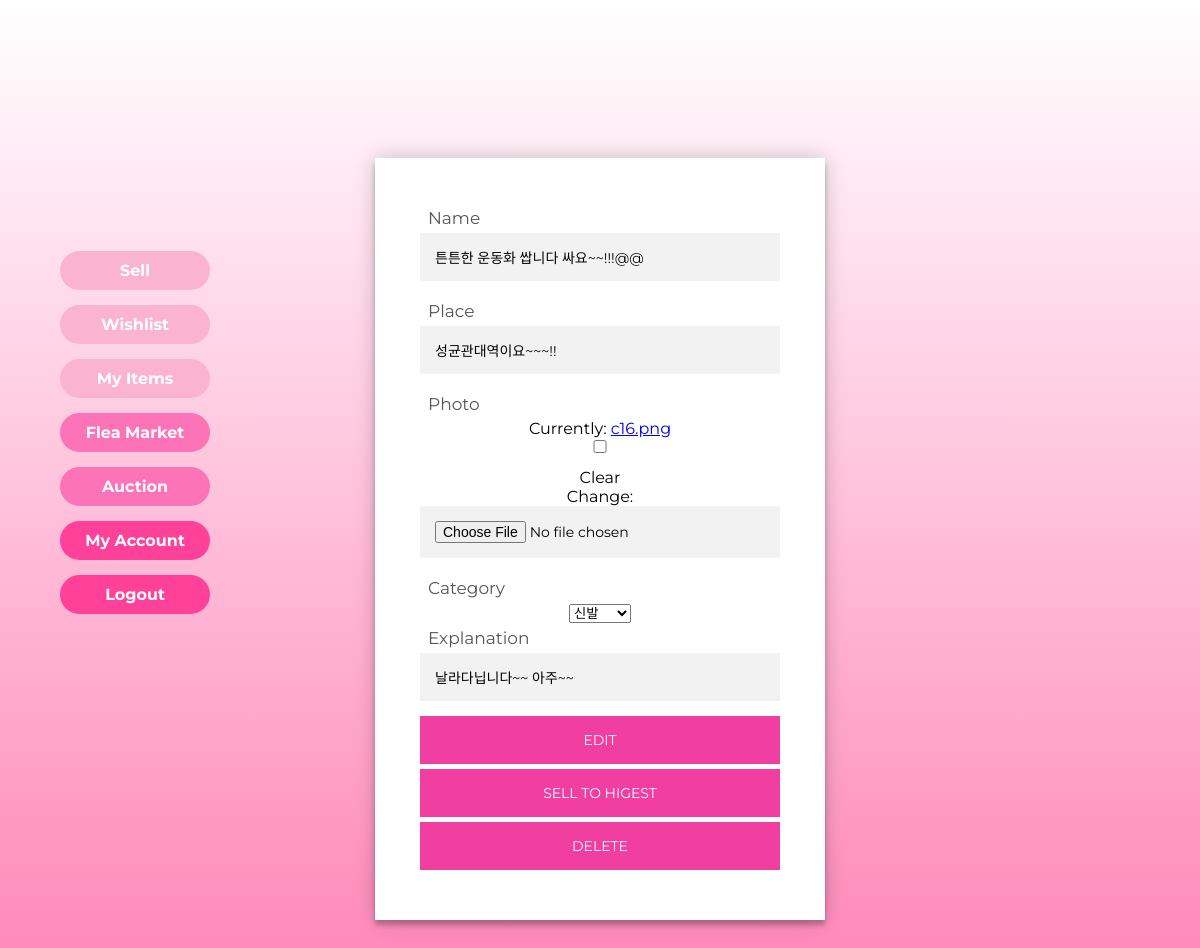
/sell/22/ (signed in), run on an earlier commit of the app's database.
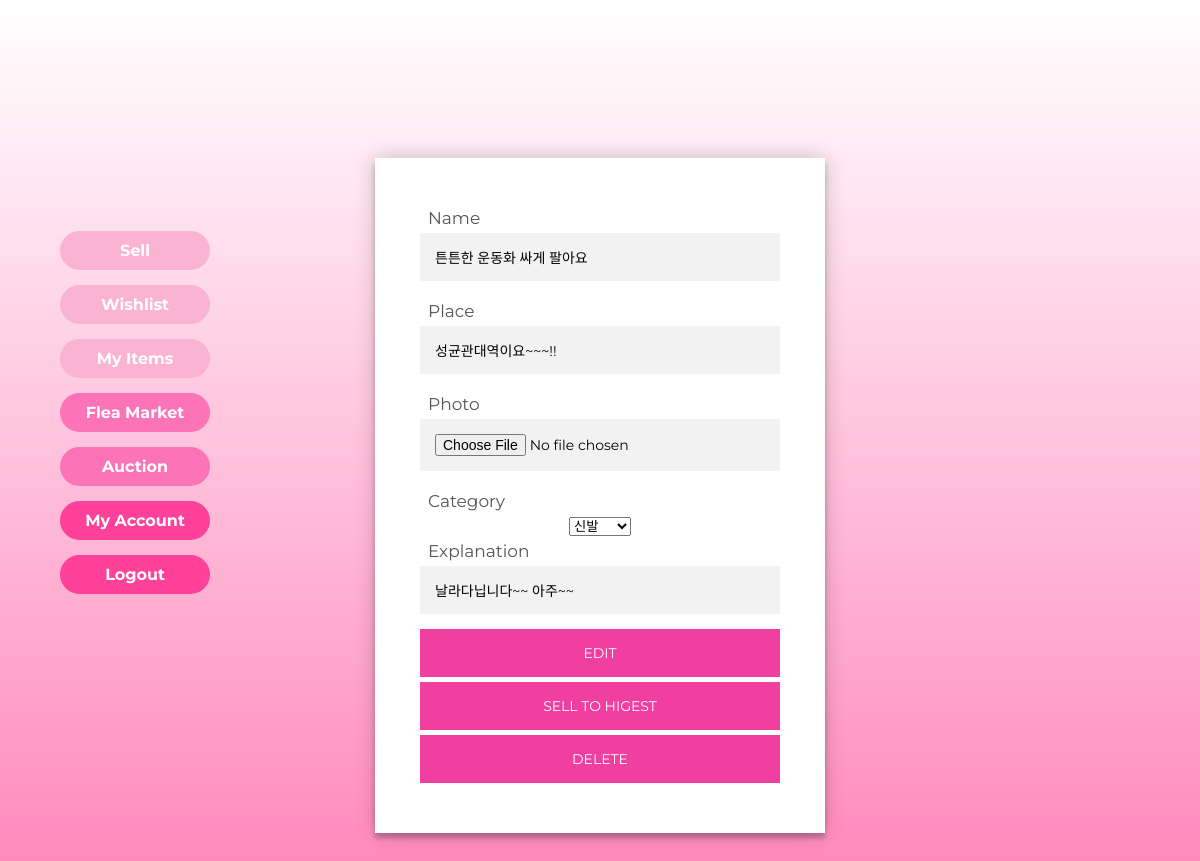
And on a later commit of the database.
### home/models.py (models this page shows)
class Product(models.Model):
	SELLTYPES = (('F', 'Flea'), ('A', 'Auction'))
	selltype = models.CharField(max_length=1, default='F', choices=SELLTYPES)
	STATUSTYPES = (('S', 'Sold'), ('E', 'Expired'), ('R', 'Running')) # 팔림, 안팔림, 현재진행형
	statustype = models.CharField(max_length=1, default='R', choices=STATUSTYPES)
	EXPIREDATE = (('3', '3 Days'), ('7', '7 days'), ('0', '30 days'))
	expirechoice = models.CharField(max_length=1, default='3', choices=EXPIREDATE)
	expire = models.DateTimeField(default=timezone.now() + timedelta(days=3))
	highest_price = models.IntegerField(default=0) # auction이더라도 천장 가격 내면 바로 살 수 있게 하자
	basic_price =  models.IntegerField(default=0) #옥션이라도 최저가 쓰게 하자
	current_price = models.IntegerField(default=0) # 마지막 가격이기도 하지
	buyer = models.ForeignKey(User, on_delete=models.SET_NULL, related_name='buyer', null=True)
	seller = models.ForeignKey(User, on_delete=models.CASCADE, related_name='seller')
	pid = models.AutoField(primary_key=True)
	name = models.CharField(max_length=300)
	place = models.CharField(max_length=300)
	photo = models.ImageField(blank=True, null=True) #https://wayhome25.github.io/django/2017/05/10/media-file/
	category = models.ForeignKey(Category, on_delete=models.SET_NULL, null=True)
	explanation = models.CharField(max_length=1000, null=True) # string field 같은 게 있었나?? 찾아보기

### home/views.py (the view, shortened to what this page needs)
# urls.py: path('sell/<pid>/', views.editProduct, name='editProduct'),
def editProduct(request, pid):
	try:
		product = Product.objects.get(pid=pid)
	except:
		return redirect('/')
	userid = request.session.get('userid', False)
	if userid == False : # 로그인 안되어있으면
		return redirect('/login')
	elif userid != product.seller.userid :
		return redirect('/')
	sell_type = str(product.selltype)
	form = None
	if product.selltype == 'F':
		form = EditForm1(initial={'basic_price':product.basic_price,
			'name':product.name, 'place':product.place, 'photo':product.photo,
			'category':product.category, 'explanation':product.explanation})
	else :
		form = EditForm2(initial={'name':product.name, 'place':product.place, 'photo':product.photo,
			'category':product.category, 'explanation':product.explanation})
	return render(request, 'home/product_registration.html', {'form':form,
		'button_type':'edit', 'sell_type':sell_type})

### home/forms.py
class EditForm2(forms.ModelForm):
    error_css_class = 'error'
    category = forms.ModelChoiceField(queryset=Category.objects.all())
    class Meta:
        model = Product
        fields = ['name', 'place', 'photo', 'category', 'explanation']
    def __init__(self, *args, **kwargs):
        super(EditForm2, self).__init__(*args, **kwargs)
        self.fields['category'].required = False
        self.fields['explanation'].required = False
        self.fields['photo'].required = False
        self.fields['category'].label_from_instance = self.label_from_instance
    @staticmethod
    def label_from_instance(obj):
        return obj.name

### home/templates/home/product_registration.html (shortened to what this page needs)
{% load static %}
{% load widget_tweaks %}
<!DOCTYPE html>
<html lang="en" dir="ltr">
<head>
  <link rel="stylesheet" href="{% static 'home/style_product_registration.css' %}">
</head>
<body>
  <div class="product-page">
    <nav class="left-nav" style="font-weight: bold;position: fixed; left:20px; top:23%">
      <ul>
        <li><a class="upper" href="{% url 'sell' %}">Sell</a></li>
        <li><a class="upper" href="{% url 'wishlist' %}">Wishlist</a></li>
        <li><a class="upper" href="{% url 'myitems' %}">My Items</a></li>
        <li><a class="lower" href="{% url 'market' %}">Flea Market</a></li>
        <li><a class="lower" href="{% url 'auction' %}">Auction</a></li>
        <li><a class="lowest" href="{% url 'mypage' %}">My Account</a></li>
        <li><a class="lowest" href="{% url 'logout' %}">Logout</a></li>
      </ul>
    </nav>
    <div class="sell-page">
      <div class="form">
        <form method="POST" enctype="multipart/form-data" novalidate>
          {% for field in form.visible_fields %}
          <div class="idx">{{field.label}}</div>
          {% if field.errors %}
          {{field.errors}}
          {% render_field field id="is-invalid" %}
          {% else %}
          <div class="inf">{% render_field field id="is-valid" %}</div>
          {% endif %}
          {% endfor %}
          <button type="submit" class="btn" name="ok">{{button_type}}</button>
          {% if sell_type == "A" %}
          <button type="submit" class="btn" name="sell"> SELL TO HIGEST </button>
          <button type="submit" class="btn" name="delete"> DELETE </button>
          {% endif %}
        </form>
      </div>
    </div>
  </div>
</body>
</html>

What changed in the data, as far as the page shows it:
changed Product "성균관대역이요~~~!!": name "튼튼한 운동화 쌉니다 싸요~~!!!@@" → "튼튼한 운동화 싸게 팔아요"; photo "c16.png" → empty (drawn)
Also different on the page:
list line gone: "Currently: c16.png Clear Change: ☐"
